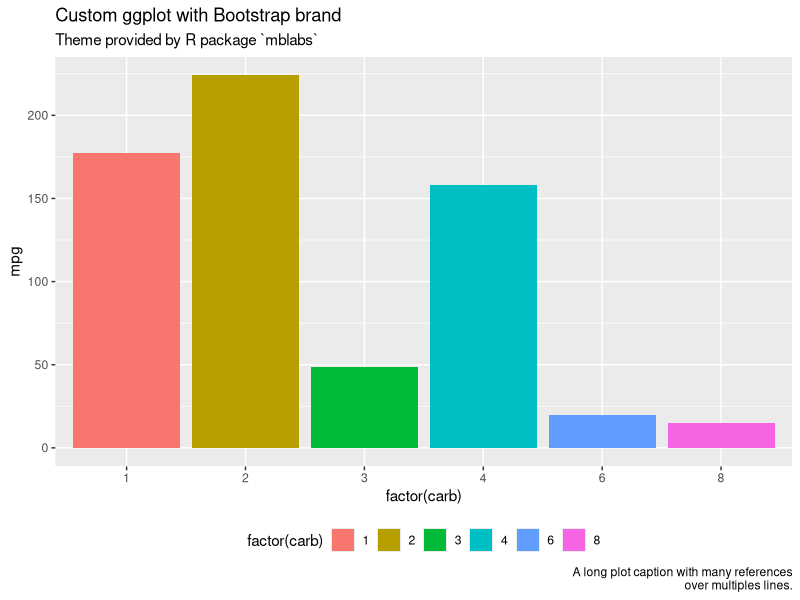

Recreate this plot in R.
## ---- chunk 1
#| column: page-right
#| fig-cap: A sample dynamic graph

library(ggplot2)

ggplot(mtcars, aes(factor(carb), mpg, fill = factor(carb))) +
  geom_col() +
  guides(fill = guide_legend(nrow = 1)) +
  labs(
    title = "Custom ggplot with Bootstrap brand",
    subtitle = "Theme provided by R package `mblabs`",
    caption = "A long plot caption with many references
    over multiples lines."
  ) +
  theme(legend.position = "bottom")
## ---- chunk 2
#| column: page
#| tbl-cap: A full-width table to increase content space

knitr::kable(mtcars[1:6, 1:10])
